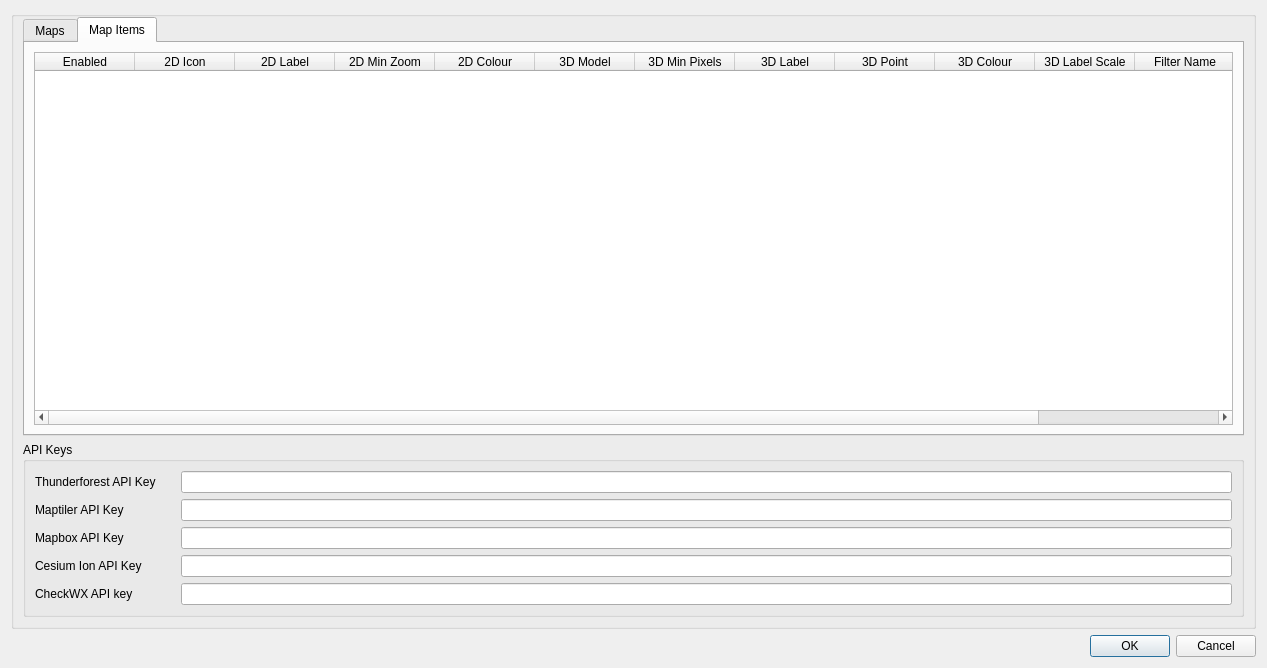
<?xml version="1.0" encoding="UTF-8"?>
<ui version="4.0">
 <class>MapSettingsDialog</class>
 <widget class="QDialog" name="MapSettingsDialog">
  <property name="geometry">
   <rect>
    <x>0</x>
    <y>0</y>
    <width>1267</width>
    <height>648</height>
   </rect>
  </property>
  <property name="font">
   <font>
    <pointsize>9</pointsize>
   </font>
  </property>
  <property name="windowTitle">
   <string>Map Display Settings</string>
  </property>
  <layout class="QVBoxLayout" name="verticalLayout">
   <item>
    <widget class="QGroupBox" name="groupBox">
     <layout class="QVBoxLayout" name="verticalLayout_2">
      <property name="topMargin">
       <number>0</number>
      </property>
      <item>
       <widget class="QTabWidget" name="tabWidget">
        <property name="currentIndex">
         <number>1</number>
        </property>
        <widget class="QWidget" name="mapsTab">
         <attribute name="title">
          <string>Maps</string>
         </attribute>
         <layout class="QVBoxLayout" name="verticalLayout_3">
          <item>
           <widget class="QGroupBox" name="map2DSettings">
            <property name="title">
             <string>2D Map Settings</string>
            </property>
            <layout class="QFormLayout" name="formLayout_2">
             <item row="0" column="0">
              <widget class="QLabel" name="map2DEnabledLabel">
               <property name="minimumSize">
                <size>
                 <width>140</width>
                 <height>0</height>
                </size>
               </property>
               <property name="text">
                <string>Enabled</string>
               </property>
              </widget>
             </item>
             <item row="0" column="1">
              <widget class="QCheckBox" name="map2DEnabled">
               <property name="text">
                <string/>
               </property>
              </widget>
             </item>
             <item row="1" column="0">
              <widget class="QLabel" name="mapProviderLabel">
               <property name="text">
                <string>Map provider</string>
               </property>
              </widget>
             </item>
             <item row="1" column="1">
              <widget class="QComboBox" name="mapProvider">
               <property name="toolTip">
                <string>Select map provider</string>
               </property>
               <item>
                <property name="text">
                 <string>OpenStreetMap</string>
                </property>
               </item>
               <item>
                <property name="text">
                 <string>ESRI</string>
                </property>
               </item>
               <item>
                <property name="text">
                 <string>MapboxGL</string>
                </property>
               </item>
               <item>
                <property name="text">
                 <string>MapLibreGL</string>
                </property>
               </item>
              </widget>
             </item>
             <item row="2" column="0">
              <widget class="QLabel" name="osmURLLabel">
               <property name="text">
                <string>OSM Custom URL</string>
               </property>
              </widget>
             </item>
             <item row="2" column="1">
              <widget class="QLineEdit" name="osmURL">
               <property name="toolTip">
                <string>URL of custom map for use with OpenStreetMap provider</string>
               </property>
              </widget>
             </item>
             <item row="3" column="0">
              <widget class="QLabel" name="mapBoxStylesLabel">
               <property name="text">
                <string>MapboxGL Styles</string>
               </property>
              </widget>
             </item>
             <item row="3" column="1">
              <widget class="QLineEdit" name="mapBoxStyles">
               <property name="toolTip">
                <string>Comma separated list of MapBox styles</string>
               </property>
              </widget>
             </item>
            </layout>
           </widget>
          </item>
          <item>
           <widget class="QGroupBox" name="map3DSettings">
            <property name="title">
             <string>3D Map Settings</string>
            </property>
            <layout class="QFormLayout" name="formLayout">
             <item row="0" column="0">
              <widget class="QLabel" name="map3DEnabledLabel">
               <property name="minimumSize">
                <size>
                 <width>140</width>
                 <height>0</height>
                </size>
               </property>
               <property name="text">
                <string>Enabled</string>
               </property>
              </widget>
             </item>
             <item row="0" column="1">
              <widget class="QCheckBox" name="map3DEnabled">
               <property name="text">
                <string/>
               </property>
              </widget>
             </item>
             <item row="1" column="0">
              <widget class="QLabel" name="terrainLabel">
               <property name="text">
                <string>Terrain</string>
               </property>
              </widget>
             </item>
             <item row="1" column="1">
              <widget class="QComboBox" name="terrain">
               <item>
                <property name="text">
                 <string>Cesium World Terrain</string>
                </property>
               </item>
               <item>
                <property name="text">
                 <string>Ellipsoid</string>
                </property>
               </item>
               <item>
                <property name="text">
                 <string>Maptiler</string>
                </property>
               </item>
               <item>
                <property name="text">
                 <string>ArcGIS</string>
                </property>
               </item>
              </widget>
             </item>
             <item row="2" column="0">
              <widget class="QLabel" name="buildingsLabel">
               <property name="text">
                <string>Buildings</string>
               </property>
              </widget>
             </item>
             <item row="2" column="1">
              <widget class="QComboBox" name="buildings">
               <item>
                <property name="text">
                 <string>None</string>
                </property>
               </item>
               <item>
                <property name="text">
                 <string>Cesium OSM Buildings</string>
                </property>
               </item>
              </widget>
             </item>
             <item row="3" column="0">
              <widget class="QLabel" name="sunLightEnabledLabel">
               <property name="text">
                <string>Lighting</string>
               </property>
              </widget>
             </item>
             <item row="3" column="1">
              <widget class="QComboBox" name="sunLightEnabled">
               <property name="toolTip">
                <string>Whether lighting is from the Sun or Camera</string>
               </property>
               <item>
                <property name="text">
                 <string>Camera</string>
                </property>
               </item>
               <item>
                <property name="text">
                 <string>Sun</string>
                </property>
               </item>
              </widget>
             </item>
             <item row="4" column="0">
              <widget class="QLabel" name="eciCameraLabel">
               <property name="text">
                <string>Camera reference frame</string>
               </property>
              </widget>
             </item>
             <item row="4" column="1">
              <widget class="QComboBox" name="eciCamera">
               <property name="toolTip">
                <string>Selects camera reference frame. For ECEF the camera rotates with the Earth. For ECI, the camera position is fixed relative to the stars and the Earth's rotation will be visible.</string>
               </property>
               <item>
                <property name="text">
                 <string>ECEF</string>
                </property>
               </item>
               <item>
                <property name="text">
                 <string>ECI</string>
                </property>
               </item>
              </widget>
             </item>
             <item row="5" column="0">
              <widget class="QLabel" name="antiAliasingLabel">
               <property name="text">
                <string>Anti-aliasing</string>
               </property>
              </widget>
             </item>
             <item row="5" column="1">
              <widget class="QComboBox" name="antiAliasing">
               <property name="toolTip">
                <string>Set anti-aliasing to use. This can remove jagged pixels on the edge of 3D models.</string>
               </property>
               <item>
                <property name="text">
                 <string>None</string>
                </property>
               </item>
               <item>
                <property name="text">
                 <string>FXAA</string>
                </property>
               </item>
              </widget>
             </item>
            </layout>
           </widget>
          </item>
          <item>
           <spacer name="verticalSpacer">
            <property name="orientation">
             <enum>Qt::Orientation::Vertical</enum>
            </property>
            <property name="sizeHint" stdset="0">
             <size>
              <width>20</width>
              <height>40</height>
             </size>
            </property>
           </spacer>
          </item>
          <item>
           <layout class="QHBoxLayout" name="horizontalLayout">
            <item>
             <widget class="QPushButton" name="downloadModels">
              <property name="toolTip">
               <string>Download 3D models. It is recommended to restart SDRangel after download.</string>
              </property>
              <property name="text">
               <string>Download 3D Models (1.6GB)</string>
              </property>
             </widget>
            </item>
            <item>
             <widget class="QToolButton" name="getAirportDB">
              <property name="toolTip">
               <string>Download the latest OurAirports airport databases (10MB)</string>
              </property>
              <property name="text">
               <string/>
              </property>
              <property name="icon">
               <iconset resource="icons.qrc">
                <normaloff>:/map/icons/controltower.png</normaloff>:/map/icons/controltower.png</iconset>
              </property>
             </widget>
            </item>
            <item>
             <widget class="QToolButton" name="getAirspacesDB">
              <property name="toolTip">
               <string>Download airspaces and NAVAIDs from OpenAIP (40MB)</string>
              </property>
              <property name="text">
               <string/>
              </property>
              <property name="icon">
               <iconset resource="icons.qrc">
                <normaloff>:/map/icons/vor.png</normaloff>:/map/icons/vor.png</iconset>
              </property>
             </widget>
            </item>
            <item>
             <widget class="QToolButton" name="getWaypoints">
              <property name="toolTip">
               <string>Download aviation waypoints (3MB)</string>
              </property>
              <property name="text">
               <string/>
              </property>
              <property name="icon">
               <iconset resource="icons.qrc">
                <normaloff>:/map/icons/waypoints.png</normaloff>:/map/icons/waypoints.png</iconset>
              </property>
             </widget>
            </item>
            <item>
             <spacer name="horizontalSpacer">
              <property name="orientation">
               <enum>Qt::Orientation::Horizontal</enum>
              </property>
              <property name="sizeHint" stdset="0">
               <size>
                <width>40</width>
                <height>20</height>
               </size>
              </property>
             </spacer>
            </item>
           </layout>
          </item>
         </layout>
        </widget>
        <widget class="QWidget" name="mapItemsTab">
         <attribute name="title">
          <string>Map Items</string>
         </attribute>
         <layout class="QHBoxLayout" name="horizontalLayout_2">
          <item>
           <widget class="QTableWidget" name="mapItemSettings">
            <property name="selectionMode">
             <enum>QAbstractItemView::SelectionMode::NoSelection</enum>
            </property>
            <column>
             <property name="text">
              <string>Enabled</string>
             </property>
             <property name="toolTip">
              <string>Whether items of this type will be displayed on the maps</string>
             </property>
            </column>
            <column>
             <property name="text">
              <string>2D Icon</string>
             </property>
             <property name="toolTip">
              <string>Whether to display icon on 2D map</string>
             </property>
            </column>
            <column>
             <property name="text">
              <string>2D Label</string>
             </property>
             <property name="toolTip">
              <string>Whether to display label on 2D map</string>
             </property>
            </column>
            <column>
             <property name="text">
              <string>2D Min Zoom</string>
             </property>
            </column>
            <column>
             <property name="text">
              <string>2D Colour</string>
             </property>
             <property name="toolTip">
              <string>Track colour or 2D map</string>
             </property>
            </column>
            <column>
             <property name="text">
              <string>3D Model</string>
             </property>
             <property name="toolTip">
              <string>Whether to display model on 3D map</string>
             </property>
            </column>
            <column>
             <property name="text">
              <string>3D Min Pixels</string>
             </property>
            </column>
            <column>
             <property name="text">
              <string>3D Label</string>
             </property>
             <property name="toolTip">
              <string>Whether to display label on 3D map</string>
             </property>
            </column>
            <column>
             <property name="text">
              <string>3D Point</string>
             </property>
             <property name="toolTip">
              <string>Whether to display a point on 3D map</string>
             </property>
            </column>
            <column>
             <property name="text">
              <string>3D Colour</string>
             </property>
            </column>
            <column>
             <property name="text">
              <string>3D Label Scale</string>
             </property>
             <property name="toolTip">
              <string>Scale factor for label on 3D map</string>
             </property>
            </column>
            <column>
             <property name="text">
              <string>Filter Name</string>
             </property>
             <property name="toolTip">
              <string>Regular expression to filter by name (Only items with names matching the pattern will be displayed)</string>
             </property>
            </column>
            <column>
             <property name="text">
              <string>Filter Distance (km)</string>
             </property>
             <property name="toolTip">
              <string>Filter objects further than this distance in km away from My Position</string>
             </property>
            </column>
           </widget>
          </item>
         </layout>
        </widget>
       </widget>
      </item>
      <item>
       <widget class="QGroupBox" name="apiKeys">
        <property name="title">
         <string>API Keys</string>
        </property>
        <layout class="QFormLayout" name="formLayout_3">
         <item row="0" column="0">
          <widget class="QLabel" name="thunderforestAPIKeyLabel">
           <property name="minimumSize">
            <size>
             <width>140</width>
             <height>0</height>
            </size>
           </property>
           <property name="text">
            <string>Thunderforest API Key</string>
           </property>
          </widget>
         </item>
         <item row="0" column="1">
          <widget class="QLineEdit" name="thunderforestAPIKey">
           <property name="toolTip">
            <string>Enter a Thunderforest API key in order to use non-watermarked Thunderforest maps: https://www.thunderforest.com/</string>
           </property>
          </widget>
         </item>
         <item row="1" column="0">
          <widget class="QLabel" name="maptilerAPIKeyLabel">
           <property name="minimumSize">
            <size>
             <width>140</width>
             <height>0</height>
            </size>
           </property>
           <property name="text">
            <string>Maptiler API Key</string>
           </property>
          </widget>
         </item>
         <item row="1" column="1">
          <widget class="QLineEdit" name="maptilerAPIKey">
           <property name="toolTip">
            <string>Enter a Maptiler API key in order to use Maptiler maps: https://www.maptiler.com/</string>
           </property>
          </widget>
         </item>
         <item row="2" column="0">
          <widget class="QLabel" name="mapBoxAPIKeyLabel">
           <property name="minimumSize">
            <size>
             <width>140</width>
             <height>0</height>
            </size>
           </property>
           <property name="text">
            <string>Mapbox API Key</string>
           </property>
          </widget>
         </item>
         <item row="2" column="1">
          <widget class="QLineEdit" name="mapBoxAPIKey">
           <property name="toolTip">
            <string>Enter a Mapbox API key in order to use Mapbox maps: https://www.mapbox.com/</string>
           </property>
          </widget>
         </item>
         <item row="3" column="0">
          <widget class="QLabel" name="cesiumIonAPIKeyLabel">
           <property name="minimumSize">
            <size>
             <width>140</width>
             <height>0</height>
            </size>
           </property>
           <property name="text">
            <string>Cesium Ion API Key</string>
           </property>
          </widget>
         </item>
         <item row="3" column="1">
          <widget class="QLineEdit" name="cesiumIonAPIKey">
           <property name="toolTip">
            <string>Enter a Cesium Ion Access Token</string>
           </property>
          </widget>
         </item>
         <item row="4" column="0">
          <widget class="QLabel" name="checkWXAPIKeyLabel">
           <property name="text">
            <string>CheckWX API key</string>
           </property>
          </widget>
         </item>
         <item row="4" column="1">
          <widget class="QLineEdit" name="checkWXAPIKey">
           <property name="toolTip">
            <string>checkwxapi.com API key for accessing airport weather (METARs)</string>
           </property>
          </widget>
         </item>
        </layout>
       </widget>
      </item>
     </layout>
    </widget>
   </item>
   <item>
    <widget class="QDialogButtonBox" name="buttonBox">
     <property name="orientation">
      <enum>Qt::Orientation::Horizontal</enum>
     </property>
     <property name="standardButtons">
      <set>QDialogButtonBox::StandardButton::Cancel|QDialogButtonBox::StandardButton::Ok</set>
     </property>
    </widget>
   </item>
  </layout>
 </widget>
 <tabstops>
  <tabstop>map2DEnabled</tabstop>
  <tabstop>mapProvider</tabstop>
  <tabstop>osmURL</tabstop>
  <tabstop>mapBoxStyles</tabstop>
  <tabstop>map3DEnabled</tabstop>
  <tabstop>terrain</tabstop>
  <tabstop>buildings</tabstop>
  <tabstop>sunLightEnabled</tabstop>
  <tabstop>eciCamera</tabstop>
  <tabstop>antiAliasing</tabstop>
  <tabstop>downloadModels</tabstop>
  <tabstop>thunderforestAPIKey</tabstop>
  <tabstop>maptilerAPIKey</tabstop>
  <tabstop>mapBoxAPIKey</tabstop>
  <tabstop>cesiumIonAPIKey</tabstop>
 </tabstops>
 <resources>
  <include location="icons.qrc"/>
 </resources>
 <connections>
  <connection>
   <sender>buttonBox</sender>
   <signal>accepted()</signal>
   <receiver>MapSettingsDialog</receiver>
   <slot>accept()</slot>
   <hints>
    <hint type="sourcelabel">
     <x>248</x>
     <y>254</y>
    </hint>
    <hint type="destinationlabel">
     <x>157</x>
     <y>274</y>
    </hint>
   </hints>
  </connection>
  <connection>
   <sender>buttonBox</sender>
   <signal>rejected()</signal>
   <receiver>MapSettingsDialog</receiver>
   <slot>reject()</slot>
   <hints>
    <hint type="sourcelabel">
     <x>316</x>
     <y>260</y>
    </hint>
    <hint type="destinationlabel">
     <x>286</x>
     <y>274</y>
    </hint>
   </hints>
  </connection>
 </connections>
</ui>
